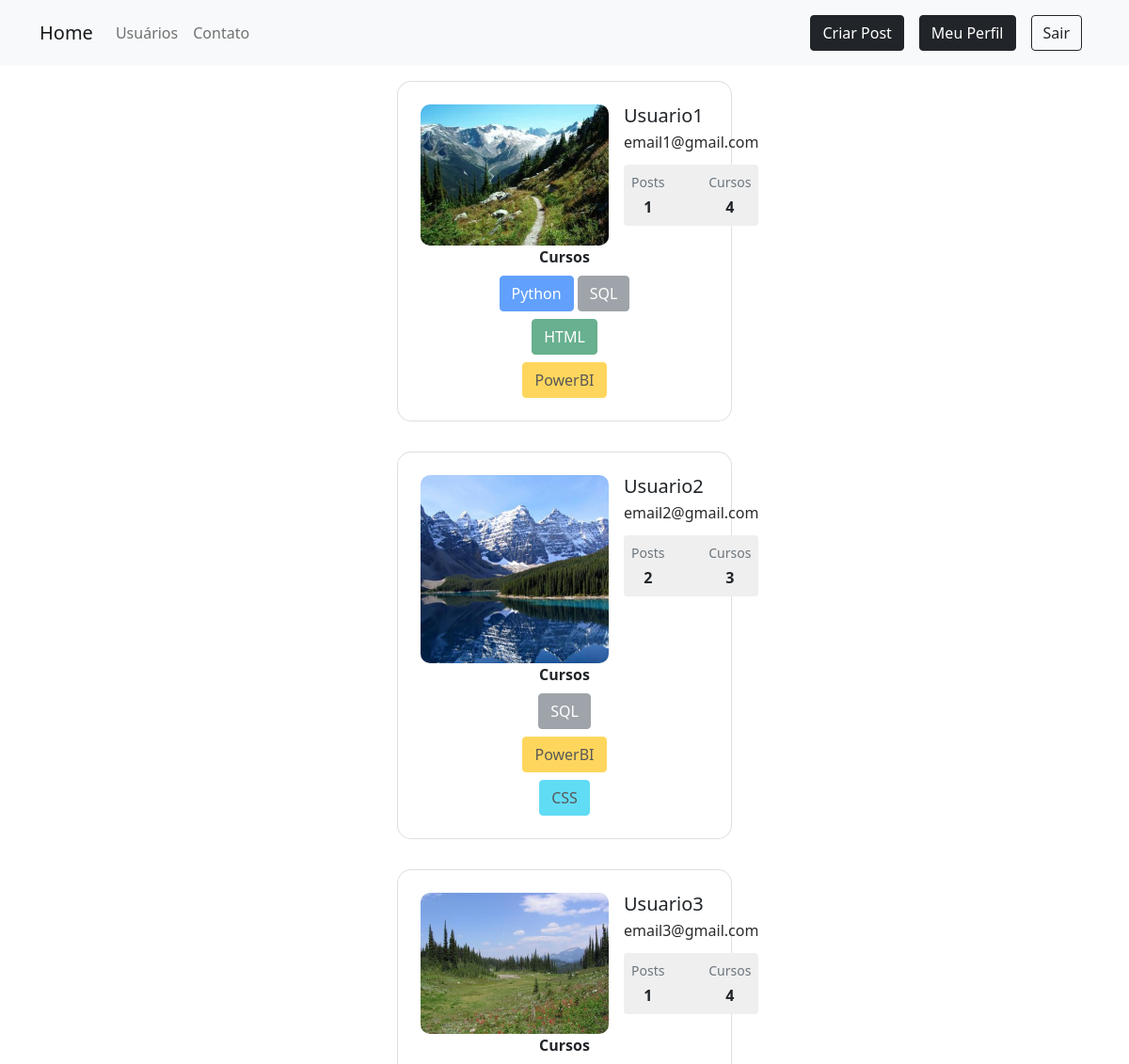
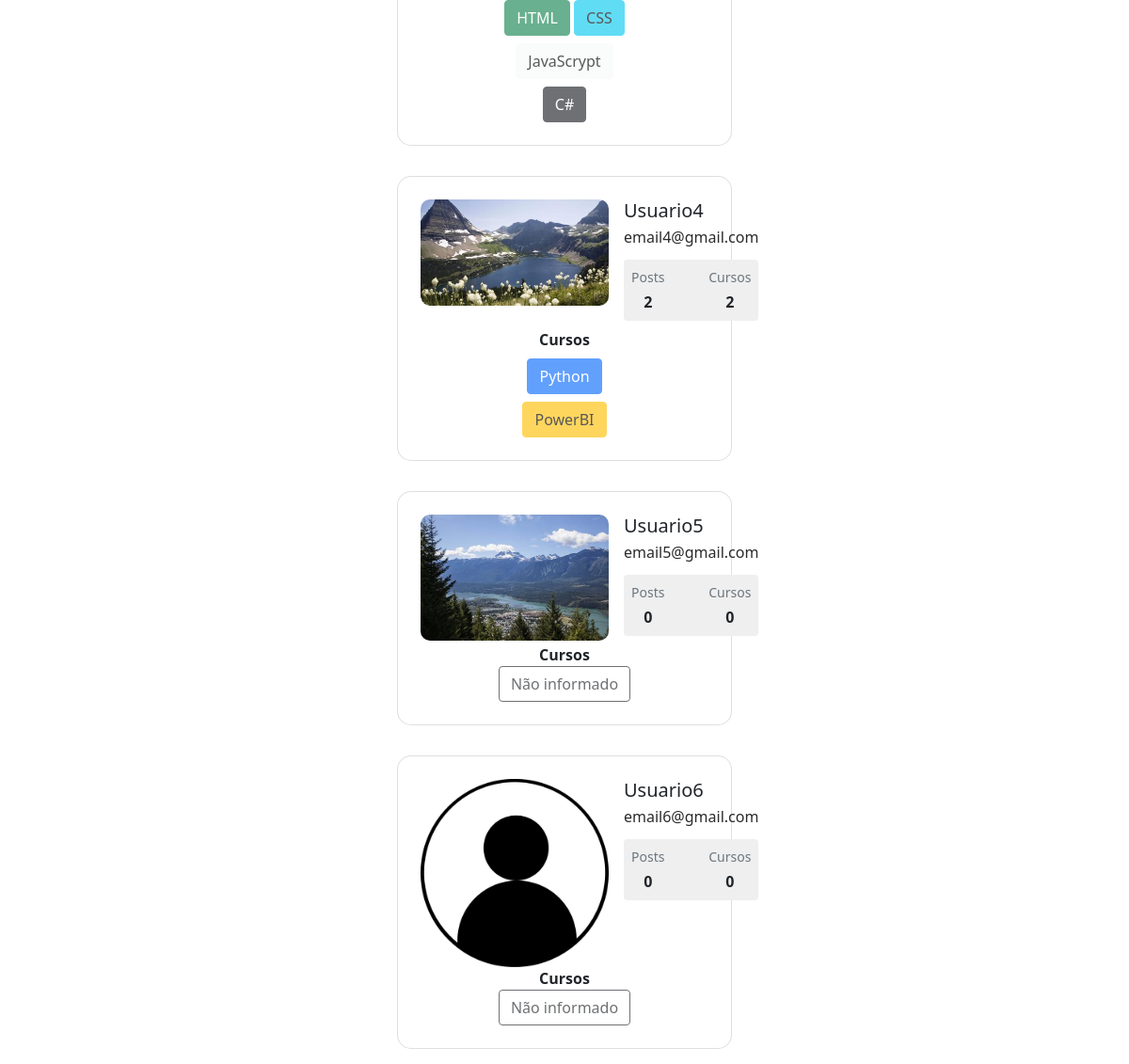
The app's page /usuarios (signed in) with its own data (2 pictures, top to bottom).
### sitecomunidade/models.py (models this page shows)
class Usuario(database.Model, UserMixin):
    id = database.Column(database.Integer, primary_key=True)
    email = database.Column(database.String, nullable=False, unique=True)
    username = database.Column(database.String, nullable=False)
    senha = database.Column(database.String, nullable=False)
    foto_perfil = database.Column(database.String, default='default.jpg')
    cursos = database.Column(database.String, nullable=False, default='Não informado')
    posts = database.relationship('Post', backref='autor', lazy=True)
    def contar_posts(self):
        return len(self.posts)

### sitecomunidade/routes.py (the view)
@app.route('/usuarios')
@login_required
def usuarios():
    usuarios = Usuario.query.all()
    return render_template('usuarios.html', usuarios=usuarios)

### sitecomunidade/models.py (called while the page is built)
@login_manager.user_loader
def load_usuario(id_usuario):
    return Usuario.query.get(int(id_usuario))

### sitecomunidade/templates/usuarios.html (shortened to what this page needs)
{% extends 'perfil.html' %}
{% block body %}
  {% for usuario in usuarios %}
    <div class="container py-3 ">
        <div class="row d-flex justify-content-center align-items-center h-100">
          <div class="col col-md-9 col-lg-7 col-xl-4">
            <div class="card" style="border-radius: 15px;">
              <div class="card-body p-4">
                <div class="d-flex text-black">
                <div class="flex-shrink-0">
                   {% if usuario.id != current_user.id %}
                        <a class="w-100" href="{{ url_for('outro_perfil', id=usuario.id) }}">
                            <img src="{{  url_for('static', filename='fotos_perfil/{}'.format(usuario.foto_perfil)) }}"
                            alt="Generic placeholder image" class="img-fluid" style="width: 200px; border-radius: 10px;">
                        </a>
                    {% elif usuario.id == current_user.id %}
                        <a class="w-100" href="{{ url_for('perfil', id=usuario.id) }}">
                            <img src="{{  url_for('static', filename='fotos_perfil/{}'.format(usuario.foto_perfil)) }}"
                            alt="Generic placeholder image" class="img-fluid" style="width: 200px; border-radius: 10px;">
                        </a>
                    {% endif %}
                </div>
                  <div class="flex-grow-1 ms-3">
                    <h5 class="mb-1">{{ usuario.username }}</h5>
                    <p class="mb-2 pb-1" style="color: #2b2a2a;">{{ usuario.email }}</p>
                    <div class="d-flex justify-content-between rounded p-2 mb-2" style="background-color: #efefef;">
                      <div class="d-flex flex-column align-items-center">
                        <p class="small text-muted mb-1">Posts</p>
                        <p class="mb-0" style="font-weight: bold">{{ usuario.contar_posts() }}</p>
                      </div>
                      <div class="d-flex flex-column align-items-center">
                        <p class="small text-muted mb-1">Cursos</p>
                          {% if usuario.cursos != 'Não informado' %}
                            <p class="mb-0" style="font-weight: bold">
                              {{ usuario.cursos.count(';') }}
                            </p>
                          {% else %}
                            <p class="mb-0" style="font-weight: bold">0</p>
                          {% endif %}
                      </div>
                    </div>
                  </div>
                </div>
                <div class="row justify-content-center">
                  <div class="col col-6" style="text-align:center">
                    <strong>Cursos</strong><br>
                    {% if 'Python' in usuario.cursos %}
                      <button type="button" class="btn btn-primary mt-2" disabled>Python</button>
                    {% endif %}
                    {% if 'SQL' in usuario.cursos %}
                      <button type="button" class="btn btn-secondary mt-2" disabled>SQL</button>
                    {% endif %}
                    {% if 'HTML' in usuario.cursos %}
                      <button type="button" class="btn btn-success mt-2" disabled>HTML</button>
                    {% endif %}
                    {% if 'PowerBI' in usuario.cursos %}
                      <button type="button" class="btn btn-warning mt-2" disabled>PowerBI</button>
                    {% endif %}
                    {% if 'CSS' in usuario.cursos %}
                      <button type="button" class="btn btn-info mt-2" disabled>CSS</button>
                    {% endif %}
                    {% if 'JavaScrypt' in usuario.cursos %}
                      <button type="button" class="btn btn-light mt-2" disabled>JavaScrypt</button>
                    {% endif %}
                    {% if 'C#' in usuario.cursos %}
                      <button type="button" class="btn btn-dark mt-2" disabled>C#</button>
                    {% endif %}
                    {% if 'Não informado' in usuario.cursos or usuario.cursos.count(';')==0 %}
                      <button type="button" class="btn btn-outline-dark" disabled>Não informado</button>
                    {% endif %}
                  </div>
                </div>
              </div>
            </div>
          </div>
        </div>
    </div>
  {% endfor %}
{% endblock %}

### records on screen
Usuario: foto_perfil (picture), username "Usuario1", email "email1@gmail.com", contar_posts "1", cursos.count "4", shows "Python", shows "SQL", shows "HTML", shows "PowerBI"
Usuario: foto_perfil (picture), username "Usuario2", email "email2@gmail.com", contar_posts "2", cursos.count "3", shows "SQL", shows "PowerBI", shows "CSS"
Usuario: foto_perfil (picture), username "Usuario3", email "email3@gmail.com", contar_posts "1", cursos.count "4", shows "HTML", shows "CSS", shows "JavaScrypt", shows "C#"
Usuario: foto_perfil (picture), username "Usuario4", email "email4@gmail.com", contar_posts "2", cursos.count "2", shows "Python", shows "PowerBI"
Usuario: foto_perfil (picture), username "Usuario5", email "email5@gmail.com", contar_posts "0", cursos.count "0", shows "Não informado"
Usuario: foto_perfil (placeholder picture), username "Usuario6", email "email6@gmail.com", contar_posts "0", cursos "0"
